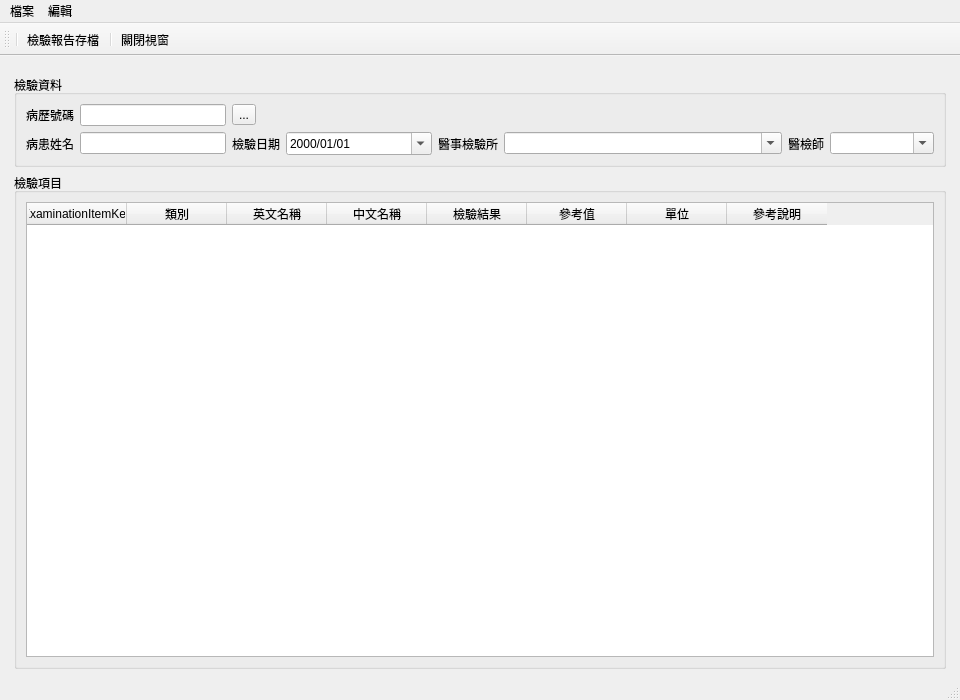
<?xml version="1.0" encoding="UTF-8"?>
<ui version="4.0">
 <class>ExaminationListWindow</class>
 <widget class="QMainWindow" name="ExaminationListWindow">
  <property name="geometry">
   <rect>
    <x>0</x>
    <y>0</y>
    <width>960</width>
    <height>700</height>
   </rect>
  </property>
  <property name="windowTitle">
   <string>檢驗查詢</string>
  </property>
  <property name="toolButtonStyle">
   <enum>Qt::ToolButtonTextUnderIcon</enum>
  </property>
  <widget class="QWidget" name="centralwidget">
   <layout class="QVBoxLayout" name="verticalLayout">
    <item>
     <layout class="QVBoxLayout" name="verticalLayout_3">
      <property name="leftMargin">
       <number>5</number>
      </property>
      <property name="topMargin">
       <number>10</number>
      </property>
      <property name="rightMargin">
       <number>5</number>
      </property>
      <item>
       <widget class="QGroupBox" name="groupBox">
        <property name="title">
         <string>檢驗資料</string>
        </property>
        <property name="flat">
         <bool>true</bool>
        </property>
        <layout class="QGridLayout" name="gridLayout">
         <item row="0" column="3">
          <spacer name="horizontalSpacer_2">
           <property name="orientation">
            <enum>Qt::Horizontal</enum>
           </property>
           <property name="sizeHint" stdset="0">
            <size>
             <width>40</width>
             <height>20</height>
            </size>
           </property>
          </spacer>
         </item>
         <item row="0" column="0">
          <widget class="QLabel" name="label_3">
           <property name="text">
            <string>病歷號碼</string>
           </property>
          </widget>
         </item>
         <item row="0" column="1">
          <widget class="QLineEdit" name="lineEdit_patient_key"/>
         </item>
         <item row="0" column="12">
          <spacer name="horizontalSpacer_3">
           <property name="orientation">
            <enum>Qt::Horizontal</enum>
           </property>
           <property name="sizeHint" stdset="0">
            <size>
             <width>40</width>
             <height>20</height>
            </size>
           </property>
          </spacer>
         </item>
         <item row="1" column="12">
          <layout class="QHBoxLayout" name="horizontalLayout">
           <item>
            <widget class="QLabel" name="label_5">
             <property name="text">
              <string>醫檢師</string>
             </property>
            </widget>
           </item>
           <item>
            <widget class="QComboBox" name="comboBox_MLS">
             <property name="sizePolicy">
              <sizepolicy hsizetype="MinimumExpanding" vsizetype="Fixed">
               <horstretch>0</horstretch>
               <verstretch>0</verstretch>
              </sizepolicy>
             </property>
             <property name="editable">
              <bool>true</bool>
             </property>
            </widget>
           </item>
          </layout>
         </item>
         <item row="1" column="1">
          <widget class="QLineEdit" name="lineEdit_name"/>
         </item>
         <item row="1" column="2">
          <widget class="QLabel" name="label">
           <property name="text">
            <string>檢驗日期</string>
           </property>
          </widget>
         </item>
         <item row="0" column="5" colspan="6">
          <spacer name="horizontalSpacer">
           <property name="orientation">
            <enum>Qt::Horizontal</enum>
           </property>
           <property name="sizeHint" stdset="0">
            <size>
             <width>40</width>
             <height>20</height>
            </size>
           </property>
          </spacer>
         </item>
         <item row="1" column="0">
          <widget class="QLabel" name="label_2">
           <property name="text">
            <string>病患姓名</string>
           </property>
          </widget>
         </item>
         <item row="0" column="2">
          <widget class="QToolButton" name="toolButton_select_patient">
           <property name="text">
            <string>...</string>
           </property>
           <property name="icon">
            <iconset>
             <normaloff>../icons/edit-find.png</normaloff>../icons/edit-find.png</iconset>
           </property>
          </widget>
         </item>
         <item row="0" column="11">
          <spacer name="horizontalSpacer_4">
           <property name="orientation">
            <enum>Qt::Horizontal</enum>
           </property>
           <property name="sizeHint" stdset="0">
            <size>
             <width>40</width>
             <height>20</height>
            </size>
           </property>
          </spacer>
         </item>
         <item row="1" column="3">
          <widget class="QDateEdit" name="dateEdit_examination_date">
           <property name="displayFormat">
            <string>yyyy/MM/dd</string>
           </property>
           <property name="calendarPopup">
            <bool>true</bool>
           </property>
          </widget>
         </item>
         <item row="0" column="4">
          <spacer name="horizontalSpacer_5">
           <property name="orientation">
            <enum>Qt::Horizontal</enum>
           </property>
           <property name="sizeHint" stdset="0">
            <size>
             <width>40</width>
             <height>20</height>
            </size>
           </property>
          </spacer>
         </item>
         <item row="1" column="4" colspan="8">
          <layout class="QHBoxLayout" name="horizontalLayout_2">
           <item>
            <widget class="QLabel" name="label_4">
             <property name="text">
              <string>醫事檢驗所</string>
             </property>
            </widget>
           </item>
           <item>
            <widget class="QComboBox" name="comboBox_laboratory">
             <property name="sizePolicy">
              <sizepolicy hsizetype="MinimumExpanding" vsizetype="Fixed">
               <horstretch>0</horstretch>
               <verstretch>0</verstretch>
              </sizepolicy>
             </property>
             <property name="editable">
              <bool>true</bool>
             </property>
            </widget>
           </item>
          </layout>
         </item>
        </layout>
       </widget>
      </item>
      <item>
       <widget class="QGroupBox" name="groupBox_2">
        <property name="title">
         <string>檢驗項目</string>
        </property>
        <property name="flat">
         <bool>true</bool>
        </property>
        <layout class="QVBoxLayout" name="verticalLayout_2">
         <item>
          <widget class="QTableWidget" name="tableWidget_examination_item">
           <property name="alternatingRowColors">
            <bool>true</bool>
           </property>
           <property name="selectionMode">
            <enum>QAbstractItemView::SingleSelection</enum>
           </property>
           <column>
            <property name="text">
             <string>ExaminationItemKey</string>
            </property>
           </column>
           <column>
            <property name="text">
             <string>類別</string>
            </property>
           </column>
           <column>
            <property name="text">
             <string>英文名稱</string>
            </property>
           </column>
           <column>
            <property name="text">
             <string>中文名稱</string>
            </property>
           </column>
           <column>
            <property name="text">
             <string>檢驗結果</string>
            </property>
           </column>
           <column>
            <property name="text">
             <string>參考值</string>
            </property>
           </column>
           <column>
            <property name="text">
             <string>單位</string>
            </property>
           </column>
           <column>
            <property name="text">
             <string>參考說明</string>
            </property>
           </column>
          </widget>
         </item>
        </layout>
       </widget>
      </item>
     </layout>
    </item>
   </layout>
  </widget>
  <widget class="QMenuBar" name="menubar">
   <property name="geometry">
    <rect>
     <x>0</x>
     <y>0</y>
     <width>960</width>
     <height>25</height>
    </rect>
   </property>
   <widget class="QMenu" name="menu">
    <property name="title">
     <string>檔案</string>
    </property>
    <addaction name="action_save"/>
    <addaction name="separator"/>
    <addaction name="separator"/>
    <addaction name="separator"/>
    <addaction name="separator"/>
    <addaction name="separator"/>
    <addaction name="action_close"/>
   </widget>
   <widget class="QMenu" name="menu_2">
    <property name="title">
     <string>編輯</string>
    </property>
   </widget>
   <addaction name="menu"/>
   <addaction name="menu_2"/>
  </widget>
  <widget class="QStatusBar" name="statusbar"/>
  <widget class="QToolBar" name="toolBar">
   <property name="palette">
    <palette>
     <active/>
     <inactive/>
     <disabled/>
    </palette>
   </property>
   <property name="windowTitle">
    <string>toolBar</string>
   </property>
   <property name="toolButtonStyle">
    <enum>Qt::ToolButtonTextUnderIcon</enum>
   </property>
   <attribute name="toolBarArea">
    <enum>TopToolBarArea</enum>
   </attribute>
   <attribute name="toolBarBreak">
    <bool>false</bool>
   </attribute>
   <addaction name="separator"/>
   <addaction name="action_save"/>
   <addaction name="separator"/>
   <addaction name="action_close"/>
  </widget>
  <action name="action_save">
   <property name="icon">
    <iconset>
     <normaloff>../icons/gtk-save.svg</normaloff>../icons/gtk-save.svg</iconset>
   </property>
   <property name="text">
    <string>檢驗報告存檔</string>
   </property>
   <property name="toolTip">
    <string>存檔</string>
   </property>
  </action>
  <action name="action_close">
   <property name="icon">
    <iconset>
     <normaloff>../icons/application-exit.svg</normaloff>../icons/application-exit.svg</iconset>
   </property>
   <property name="text">
    <string>關閉視窗</string>
   </property>
  </action>
 </widget>
 <resources/>
 <connections/>
 <slots>
  <slot>pushButtonQueryClicked()</slot>
  <slot>pushButtonRequeryClicked()</slot>
  <slot>tableWidgetCellDoubleClicked()</slot>
  <slot>actionOpenCaseTriggered()</slot>
  <slot>actionDeleteCaseTriggered()</slot>
  <slot>actionPrintPresTriggered()</slot>
 </slots>
</ui>
